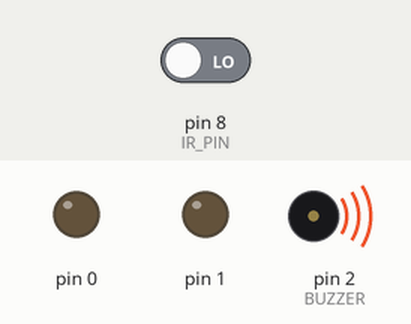
This sketch was run on a simulated Arduino Uno, built with avr-gcc and run on an emulated ATmega328P. On the bench: output pins drawn as LEDs (lit = HIGH), buzzer (waves = sounding, pin HIGH). Inputs (shaded band) come from the test bench; at power-on: pin 8 (IR_PIN) LOW.

Above: at 1.7 s.
1.8 s: pin 8 (IR_PIN) driven HIGH
At 2.2 s:
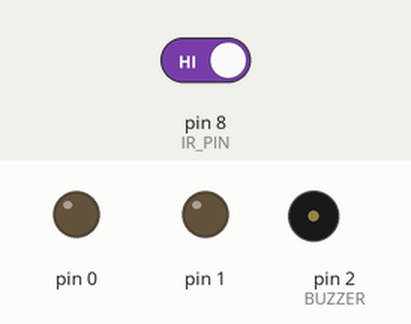
3.3 s: pin 8 (IR_PIN) driven LOW
At 4.5 s:
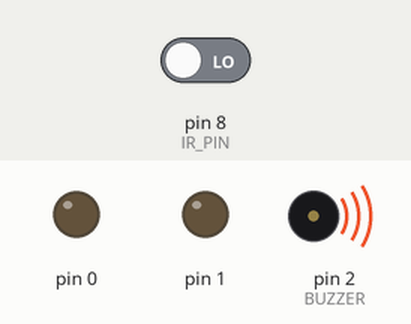
Timing chart, 0 to 6.3 s (numbered marks = the images above; inputs shaded):
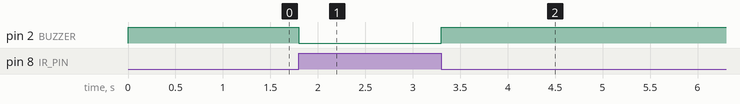

Measured:
- after the input at 1.8 s, pin 2 (BUZZER): HIGH → LOW at once
- after the input at 3.3 s, pin 2 (BUZZER): LOW → HIGH at once

The sketch:

13_piezoelements.ino
```cpp
#include <Arduino.h>
#define IR_PIN 8
#define BUZZER 2
void setup()
{
    // put your setup code here, to run once:
    pinMode(IR_PIN, INPUT);
    pinMode(BUZZER, OUTPUT);
    pinMode(0, OUTPUT);
    pinMode(1, OUTPUT);
    digitalWrite(0, LOW);
    digitalWrite(1, LOW);
    digitalWrite(BUZZER, HIGH);
    delay(500);
}
void loop()
{
    if (digitalRead(IR_PIN))
    {
        digitalWrite(BUZZER, LOW);
    }
    else
    {
        digitalWrite(BUZZER, HIGH);
    }
}
```
